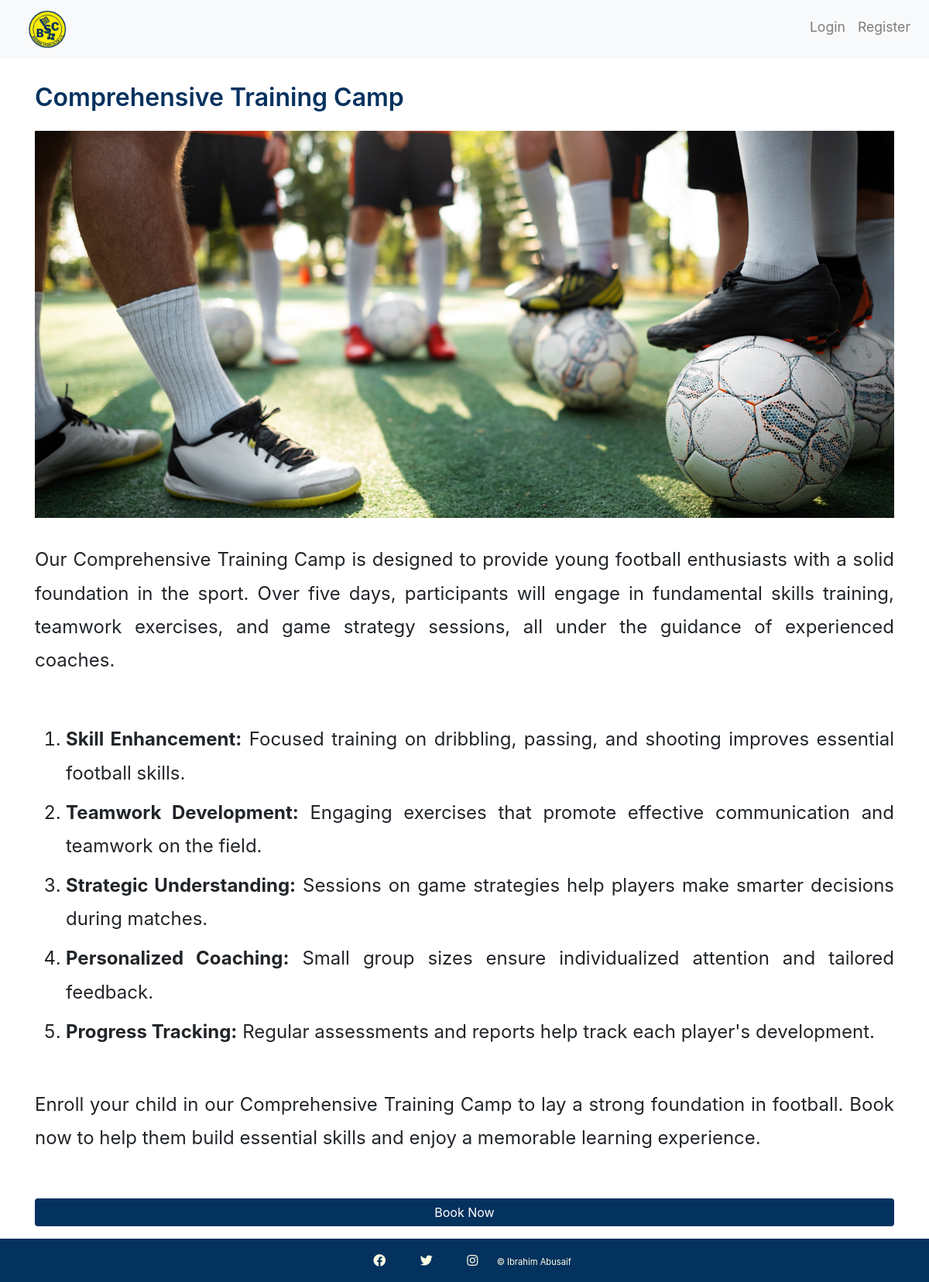
The page /service/1/ on the database its author committed.
### football_camp/models.py (models this page shows, shortened)
class Service(models.Model):
    TRAININGS = (("skills", "Skills"), ("fitness", "Fitness"), ("tactics", "Tactics"), ("all", "All"))
    title = models.CharField(max_length=100, null=False, blank=False, verbose_name="Service Title")
    focus = models.CharField(max_length=200, verbose_name="Service Focus")
    duration = models.CharField(max_length=100, verbose_name="Service Duration")
    features = models.TextField(verbose_name="Service Features")
    training = models.CharField(max_length=10, choices=TRAININGS, null=True, blank=True, verbose_name="Training Type")
    image = models.ImageField(upload_to='services/', blank=True, null=True, verbose_name="Service Image")
    class Meta:
        verbose_name = "Service"
        verbose_name_plural = "Services"

### football_camp/views.py (the view)
# urls.py: path('service/<int:service_id>/', views.service_page, name='service_page'),
def service_page(request, service_id):
    service = get_object_or_404(Service, id=service_id)
    return render(request, 'football_camp/service_page.html', {'service': service})

### football_camp/templates/football_camp/service_page.html (shortened to what this page needs)
{% extends 'football_camp/base.html' %}
{% block content %}
    <div class="container">
        <h2>{{ service.title }}</h2>
        {% if service.image %}
        <img src="{{ service.image.url }}" alt="{{ service.title }}" class=" img-service">
        {% endif %}
        <p>{{ service.features|safe|linebreaksbr }}</p>
        <a href="{% url 'book_service' %}" class="btn btn-primary">Book Now</a>
    </div>
{% endblock %}

### football_camp/static/css/style.css (style rules this page uses)
html, body { margin: 0; height: 100%; }
p { font-size: 1.5rem; }
.container h2 { color: #04325F; margin-bottom: 1.5rem; margin-top: 1.5rem; font-weight: 600; }
.btn-primary { background-color: #04325F !important; border: none !important; color: #FFFFFF; padding: 0.75rem; font-size: 1rem; width: 100%; border-radius: 0; }
.btn-primary { width: 100%; margin-top: 1rem; }
ul { padding: 0; list-style: none; }
ul li { margin-bottom: 0.5rem; }
.btn-primary { width: 100%; margin-top: 1rem; margin-bottom: 1rem; }
.container { margin-top: 2rem; width: 100%; }
.img-service { height: 50vh; min-height: 500px; width: 100%; object-fit: cover; margin-bottom: 1rem; }
.container ul { display: flex; flex-direction: column; line-height: 1.8; width: 100%; font-size: 1.5rem !important; text-align: justify; margin-bottom: 1rem; }

### rows shown on the page
Service: title "Comprehensive Training Camp", image (picture), features "Our Comprehensive Training Camp is designed to provide young football enthusiasts with a solid foundation in the sport. Over five days, participants will engage in fundamental skills training, teamwork exercises, and game strategy sessions, all under the guidance of experienced coaches. Skill Enhancement: Focused training on dribbling, passing, and shooting improves essential football skills. Teamwork Development: Engaging exercises that promote effective communication and teamwork on the field. Strategic Understanding: Sessions on game strategies help players make smarter decisions during matches. Personalized Coaching: Small group sizes ensure individualized attention and tailored…"
